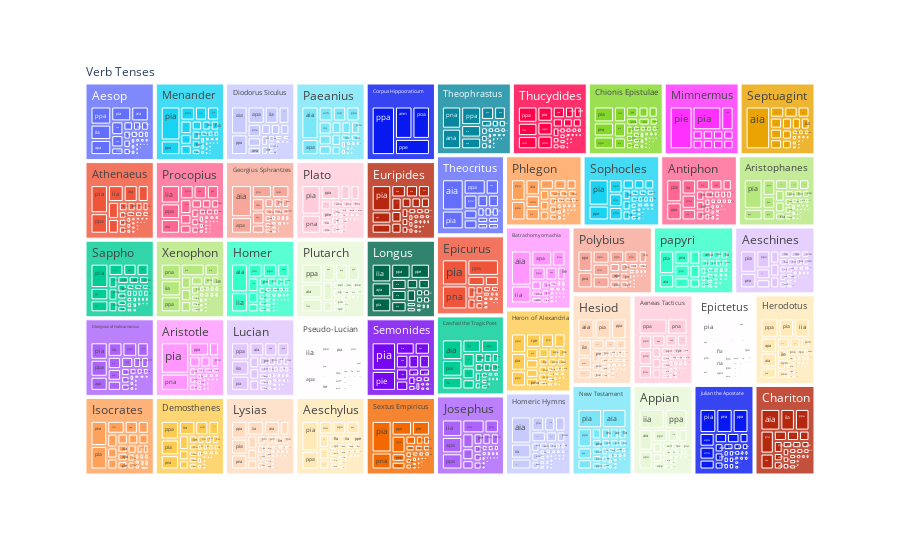

The notebook cell this image was saved under:
### Code cell
fig1 = px.treemap(verbFormCt, path=[px.Constant('Verb Tenses'), 'Author', 'Tense+Mood+Voice'], values='norm_ct')
fig1.show()

### Figure 1 — Plotly figure (JSON) as saved in the notebook; plotly's stock layout.template omitted (floating-point values rounded to 4 significant figures; data arrays with more than 128 entries replaced by an {"elided": "..."} marker saying what was removed)
{"data": [{"branchvalues": "total", "domain": {"x": [0, 1], "y": [0, 1]}, "hovertemplate": "labels=%{label}<br>norm_ct=%{value}<br>parent=%{parent}<br>id=%{id}<extra></extra>", "ids": {"elided": "2793 str values"}, "labels": {"elided": "2793 str values"}, "name": "", "parents": {"elided": "2793 str values"}, "type": "treemap", "values": {"elided": "2793 float values"}}], "layout": {"legend": {"tracegroupgap": 0}, "margin": {"t": 60}}}
